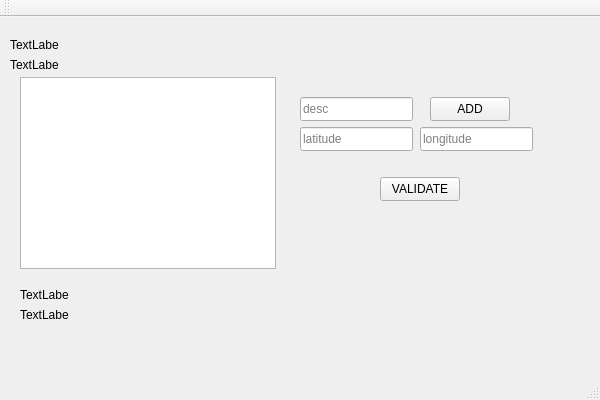
<?xml version="1.0" encoding="UTF-8"?>
<ui version="4.0">
 <class>REDriverConnectClass</class>
 <widget class="QMainWindow" name="REDriverConnectClass">
  <property name="geometry">
   <rect>
    <x>0</x>
    <y>0</y>
    <width>600</width>
    <height>400</height>
   </rect>
  </property>
  <property name="windowTitle">
   <string>REDriverConnect</string>
  </property>
  <widget class="QWidget" name="centralWidget">
   <widget class="QListWidget" name="listWidget">
    <property name="geometry">
     <rect>
      <x>20</x>
      <y>60</y>
      <width>256</width>
      <height>192</height>
     </rect>
    </property>
   </widget>
   <widget class="QLabel" name="latLabel">
    <property name="geometry">
     <rect>
      <x>10</x>
      <y>20</y>
      <width>49</width>
      <height>16</height>
     </rect>
    </property>
    <property name="text">
     <string>TextLabel</string>
    </property>
   </widget>
   <widget class="QLabel" name="longLabel">
    <property name="geometry">
     <rect>
      <x>10</x>
      <y>40</y>
      <width>49</width>
      <height>16</height>
     </rect>
    </property>
    <property name="text">
     <string>TextLabel</string>
    </property>
   </widget>
   <widget class="QLabel" name="scoreLabel">
    <property name="geometry">
     <rect>
      <x>20</x>
      <y>270</y>
      <width>49</width>
      <height>16</height>
     </rect>
    </property>
    <property name="text">
     <string>TextLabel</string>
    </property>
   </widget>
   <widget class="QLabel" name="statusLabel">
    <property name="geometry">
     <rect>
      <x>20</x>
      <y>290</y>
      <width>49</width>
      <height>16</height>
     </rect>
    </property>
    <property name="text">
     <string>TextLabel</string>
    </property>
   </widget>
   <widget class="QLineEdit" name="descInput">
    <property name="geometry">
     <rect>
      <x>300</x>
      <y>80</y>
      <width>113</width>
      <height>24</height>
     </rect>
    </property>
    <property name="placeholderText">
     <string>desc</string>
    </property>
   </widget>
   <widget class="QLineEdit" name="latInput">
    <property name="geometry">
     <rect>
      <x>300</x>
      <y>110</y>
      <width>113</width>
      <height>24</height>
     </rect>
    </property>
    <property name="placeholderText">
     <string>latitude</string>
    </property>
   </widget>
   <widget class="QLineEdit" name="lonInput">
    <property name="geometry">
     <rect>
      <x>420</x>
      <y>110</y>
      <width>113</width>
      <height>24</height>
     </rect>
    </property>
    <property name="placeholderText">
     <string>longitude</string>
    </property>
   </widget>
   <widget class="QPushButton" name="addBtn">
    <property name="geometry">
     <rect>
      <x>430</x>
      <y>80</y>
      <width>80</width>
      <height>24</height>
     </rect>
    </property>
    <property name="text">
     <string>ADD</string>
    </property>
   </widget>
   <widget class="QPushButton" name="validateBtn">
    <property name="geometry">
     <rect>
      <x>380</x>
      <y>160</y>
      <width>80</width>
      <height>24</height>
     </rect>
    </property>
    <property name="text">
     <string>VALIDATE</string>
    </property>
   </widget>
  </widget>
  <widget class="QMenuBar" name="menuBar">
   <property name="geometry">
    <rect>
     <x>0</x>
     <y>0</y>
     <width>600</width>
     <height>21</height>
    </rect>
   </property>
  </widget>
  <widget class="QToolBar" name="mainToolBar">
   <attribute name="toolBarArea">
    <enum>TopToolBarArea</enum>
   </attribute>
   <attribute name="toolBarBreak">
    <bool>false</bool>
   </attribute>
  </widget>
  <widget class="QStatusBar" name="statusBar"/>
 </widget>
 <layoutdefault spacing="6" margin="11"/>
 <resources>
  <include location="REDriverConnect.qrc"/>
 </resources>
 <connections/>
</ui>
